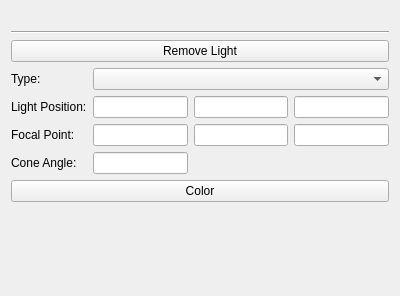
<?xml version="1.0" encoding="UTF-8"?>
<ui version="4.0">
 <class>LightSubWidget</class>
 <widget class="QWidget" name="LightSubWidget">
  <property name="geometry">
   <rect>
    <x>0</x>
    <y>0</y>
    <width>400</width>
    <height>296</height>
   </rect>
  </property>
  <property name="windowTitle">
   <string>Form</string>
  </property>
  <layout class="QGridLayout" name="gridLayout">
   <item row="0" column="0">
    <widget class="QLabel" name="label_Title">
     <property name="font">
      <font>
       <weight>75</weight>
       <bold>true</bold>
      </font>
     </property>
     <property name="text">
      <string/>
     </property>
    </widget>
   </item>
   <item row="1" column="0" colspan="4">
    <widget class="Line" name="line">
     <property name="orientation">
      <enum>Qt::Horizontal</enum>
     </property>
    </widget>
   </item>
   <item row="2" column="0" colspan="4">
    <widget class="QPushButton" name="pushButton_Remove">
     <property name="text">
      <string>Remove Light</string>
     </property>
    </widget>
   </item>
   <item row="3" column="0">
    <widget class="QLabel" name="label">
     <property name="text">
      <string>Type:</string>
     </property>
    </widget>
   </item>
   <item row="3" column="1" colspan="3">
    <widget class="QComboBox" name="comboBox_Type"/>
   </item>
   <item row="4" column="0">
    <widget class="QLabel" name="label_2">
     <property name="text">
      <string>Light Position:</string>
     </property>
    </widget>
   </item>
   <item row="4" column="1">
    <widget class="Comp::FITKSciNotationLineEdit" name="lineEdit_PosX">
     <property name="minimumSize">
      <size>
       <width>80</width>
       <height>0</height>
      </size>
     </property>
     <property name="text">
      <string/>
     </property>
    </widget>
   </item>
   <item row="4" column="2">
    <widget class="Comp::FITKSciNotationLineEdit" name="lineEdit_PosY">
     <property name="minimumSize">
      <size>
       <width>80</width>
       <height>0</height>
      </size>
     </property>
     <property name="text">
      <string/>
     </property>
    </widget>
   </item>
   <item row="4" column="3">
    <widget class="Comp::FITKSciNotationLineEdit" name="lineEdit_PosZ">
     <property name="minimumSize">
      <size>
       <width>80</width>
       <height>0</height>
      </size>
     </property>
     <property name="text">
      <string/>
     </property>
    </widget>
   </item>
   <item row="5" column="0">
    <widget class="QLabel" name="label_3">
     <property name="text">
      <string>Focal Point:</string>
     </property>
    </widget>
   </item>
   <item row="5" column="1">
    <widget class="Comp::FITKSciNotationLineEdit" name="lineEdit_FocX">
     <property name="minimumSize">
      <size>
       <width>80</width>
       <height>0</height>
      </size>
     </property>
     <property name="text">
      <string/>
     </property>
    </widget>
   </item>
   <item row="5" column="2">
    <widget class="Comp::FITKSciNotationLineEdit" name="lineEdit_FocY">
     <property name="minimumSize">
      <size>
       <width>80</width>
       <height>0</height>
      </size>
     </property>
     <property name="text">
      <string/>
     </property>
    </widget>
   </item>
   <item row="5" column="3">
    <widget class="Comp::FITKSciNotationLineEdit" name="lineEdit_FocZ">
     <property name="minimumSize">
      <size>
       <width>80</width>
       <height>0</height>
      </size>
     </property>
     <property name="text">
      <string/>
     </property>
    </widget>
   </item>
   <item row="6" column="0">
    <widget class="QLabel" name="label_ConeAngle">
     <property name="text">
      <string>Cone Angle:</string>
     </property>
    </widget>
   </item>
   <item row="6" column="1">
    <widget class="Comp::FITKSciNotationLineEdit" name="lineEdit_ConeAngle">
     <property name="minimumSize">
      <size>
       <width>80</width>
       <height>0</height>
      </size>
     </property>
     <property name="text">
      <string/>
     </property>
    </widget>
   </item>
   <item row="7" column="0" colspan="4">
    <widget class="QPushButton" name="pushButton_SelectColor">
     <property name="text">
      <string>Color</string>
     </property>
    </widget>
   </item>
   <item row="8" column="1">
    <spacer name="verticalSpacer">
     <property name="orientation">
      <enum>Qt::Vertical</enum>
     </property>
     <property name="sizeHint" stdset="0">
      <size>
       <width>20</width>
       <height>3</height>
      </size>
     </property>
    </spacer>
   </item>
  </layout>
 </widget>
 <customwidgets>
  <customwidget>
   <class>Comp::FITKSciNotationLineEdit</class>
   <extends>QLineEdit</extends>
   <header>FITK_Component/FITKWidget/FITKSciNotationLineEdit.h</header>
  </customwidget>
 </customwidgets>
 <resources/>
 <connections/>
</ui>
